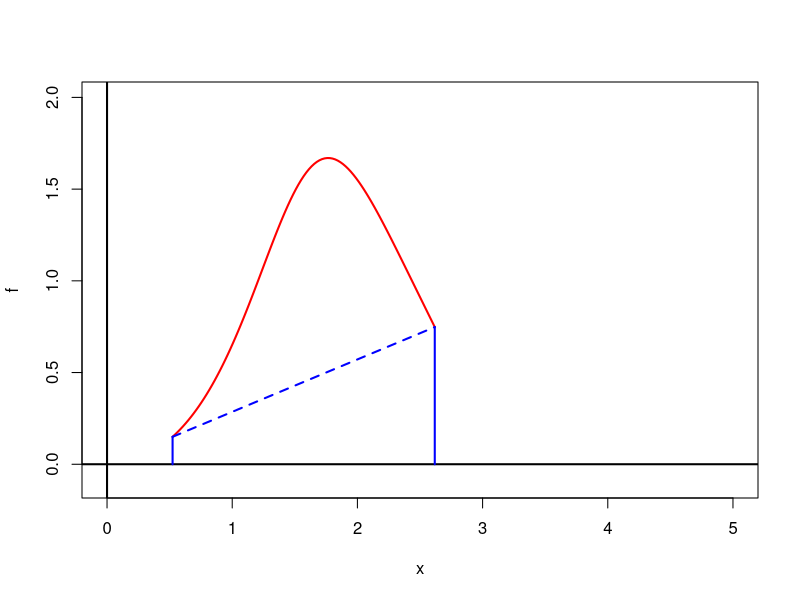
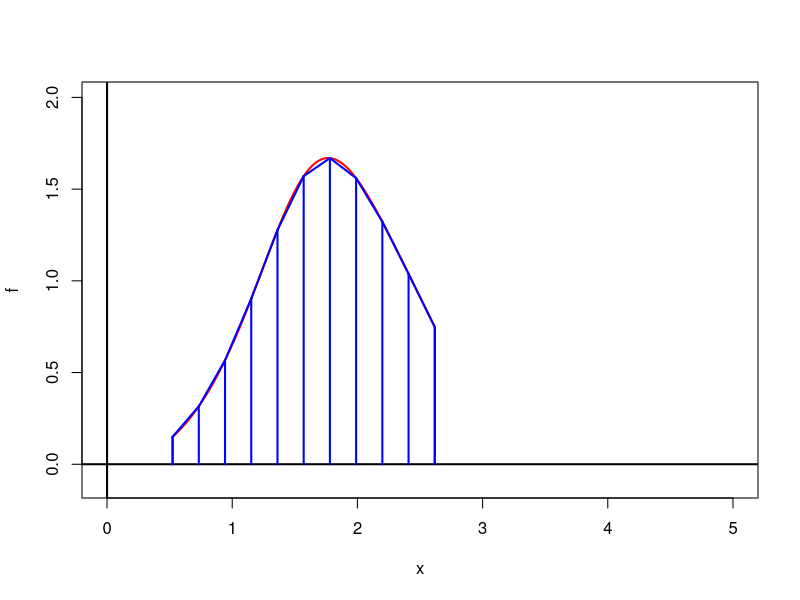
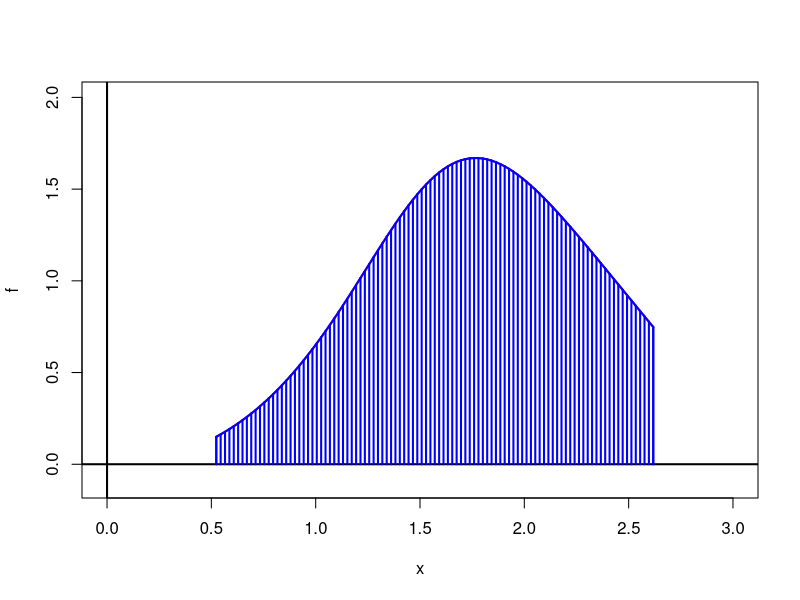
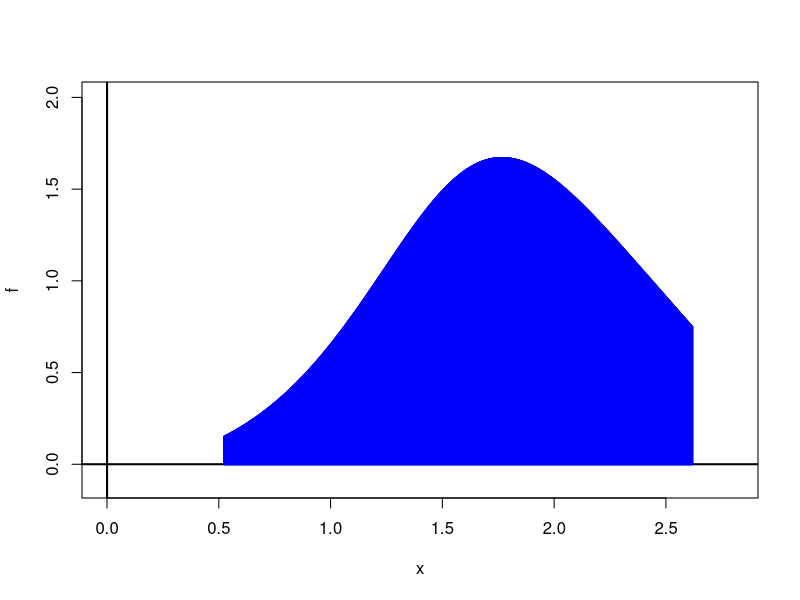

The R script that drew these images, in order:
######################
# Plotando o Gráfico #
######################

f<-function(x){(2*x*sin(x))/(3+cos(2*x))}
plot(f, pi/6,(5*pi)/6,lwd=2,xlim=c(0,5),ylim=c(-0.1, 2),col="red")
abline(h=0,v=0,lwd=2)
segments(((5*pi)/6),0,((5*pi)/6),f((5*pi)/6),lwd=2,col="blue")
segments((pi/6),0,(pi/6),f(pi/6),lwd=2,col="blue")

#####################
# Regra do trapezio #
#####################

# Trapezio
segments((pi/6),f(pi/6),((5*pi)/6),f((5*pi)/6),col="blue",lwd=2,lty=2)

# Area = 0.9399623
A=((f(pi/6)+f((5*pi)/6))*(((5*pi)/6)-(pi/6)))/2
A

# Calculando o valor exato = 2.242231
require(polynom)
solucao<-integrate(f,(pi/6),(5*pi)/6) 
solucao

# Erro Relativo RT = 0.5807915
ER<-abs(2.242231-0.9399623)/abs(2.242231)
ER

##################################################
# Regra dos trapezios repetidos 10 subintervalos #
##################################################

f<-function(x){(2*x*sin(x))/(3+cos(2*x))}
plot(f, pi/6,(5*pi)/6,lwd=2,xlim=c(0,5),ylim=c(-0.1, 2),col="red")
abline(h=0,v=0,lwd=2)
segments(((5*pi)/6),0,((5*pi)/6),f((5*pi)/6),lwd=2,col="blue")
segments((pi/6),0,(pi/6),f(pi/6),lwd=2,col="blue")

# Carregando o pacote caTools
require(caTools)

# Calculando a integral utilizando a  
# Regra dos Trapezios repetidos com 
# 10 subintervalos

# Encontrado o valor de h = 0.2094395
h<-(((5*pi)/6)-(pi/6))/10
h

# Criando uma sequencia
x<-seq((pi/6),((5*pi)/6),0.2094395)
x

# Calculando o valor de f(x) para cada ponto acima.
y<-f(x)
y

# Desenhando os trapezios
for (i in 1:11){
segments(x[i],0,x[i],f(x[i]),col="blue",lwd=2)
}

for (i in 1:10){
segments(x[i],f(x[i]),x[i+1],f(x[i+1]),col="blue",lwd=2)
}

# Regra dos trapezios repetidos = 2.234931
trapz(x,y)

# Erro Relativo RTR 10 subtintervalos = 0.003255686
ER<-abs(2.242231-2.234931)/abs(2.242231)
ER

###################################################
# Regra dos trapezios repetidos 100 subintervalos #
###################################################

f<-function(x){(2*x*sin(x))/(3+cos(2*x))}
plot(f, pi/6,(5*pi)/6,lwd=2,xlim=c(0,3),ylim=c(-0.1, 2),col="red")
abline(h=0,v=0,lwd=2)
segments(((5*pi)/6),0,((5*pi)/6),f((5*pi)/6),lwd=2,col="blue")
segments((pi/6),0,(pi/6),f(pi/6),lwd=2,col="blue")

# Carregando o pacote caTools
require(caTools)

# Calculando a integral utilizando a  
# Regra dos Trapezios repetidos com 
# 100 subintervalos

# Encontrado o valor de h = 0.02094395
h<-(((5*pi)/6)-(pi/6))/100
h

# Criando uma sequencia
x<-seq((pi/6),((5*pi)/6),0.02094395)
x

# Calculando o valor de f(x) para cada ponto acima.
y<-f(x)
y

# Desenhando os trapezios
for (i in 1:101){
segments(x[i],0,x[i],f(x[i]),col="blue",lwd=2)
}

for (i in 1:100){
segments(x[i],f(x[i]),x[i+1],f(x[i+1]),col="blue",lwd=2)
}

# Regra dos trapezios repetidos = 2.242158
trapz(x,y)

options(scipen=999)
# Erro Relativo RTR 100 subintervalos = 0.00003255686
ER<-abs(2.242231-2.242158)/abs(2.242231)
ER

####################################################
# Regra dos trapezios repetidos 1000 subintervalos #
####################################################

f<-function(x){(2*x*sin(x))/(3+cos(2*x))}
plot(f, pi/6,(5*pi)/6,lwd=2,xlim=c(0,2.8),ylim=c(-0.1, 2),col="red")
abline(h=0,v=0,lwd=2)
segments(((5*pi)/6),0,((5*pi)/6),f((5*pi)/6),lwd=2,col="blue")
segments((pi/6),0,(pi/6),f(pi/6),lwd=2,col="blue")

# Carregando o pacote caTools
require(caTools)

# Calculando a integral utilizando a  
# Regra dos Trapezios repetidos com 
# 1000 subintervalos

# Encontrado o valor de h = 0.002094395
h<-(((5*pi)/6)-(pi/6))/1000
h

# Criando uma sequencia
x<-seq((pi/6),((5*pi)/6),0.002094395)
x

# Calculando o valor de f(x) para cada ponto acima.
y<-f(x)
y

# Desenhando os trapezios
for (i in 1:1001){
segments(x[i],0,x[i],f(x[i]),col="blue",lwd=2)
}

for (i in 1:1000){
segments(x[i],f(x[i]),x[i+1],f(x[i+1]),col="blue",lwd=2)
}

# Regra dos trapezios repetidos = 2.24223
trapz(x,y)

options(scipen=999)
# Erro Relativo RTR 1000 subintervalos = 0.0000004459844
ER<-abs(2.242231-2.24223)/abs(2.242231)
ER
